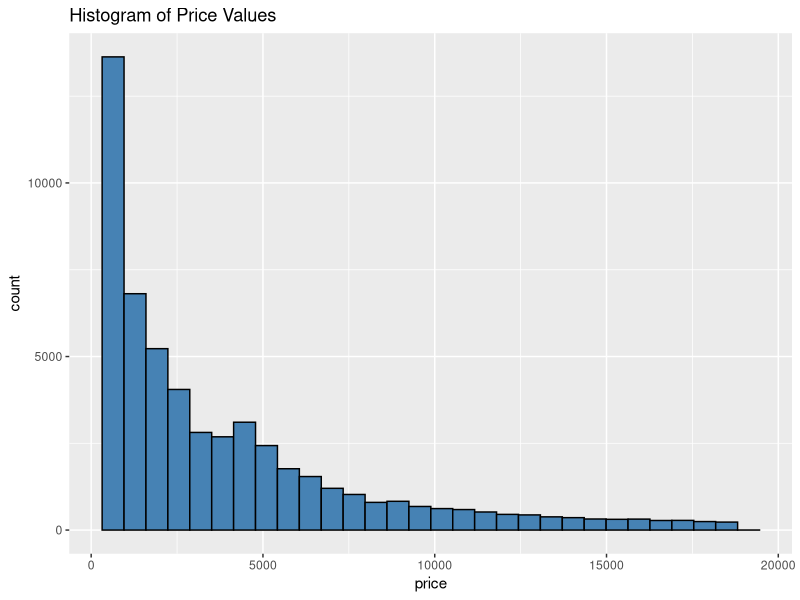
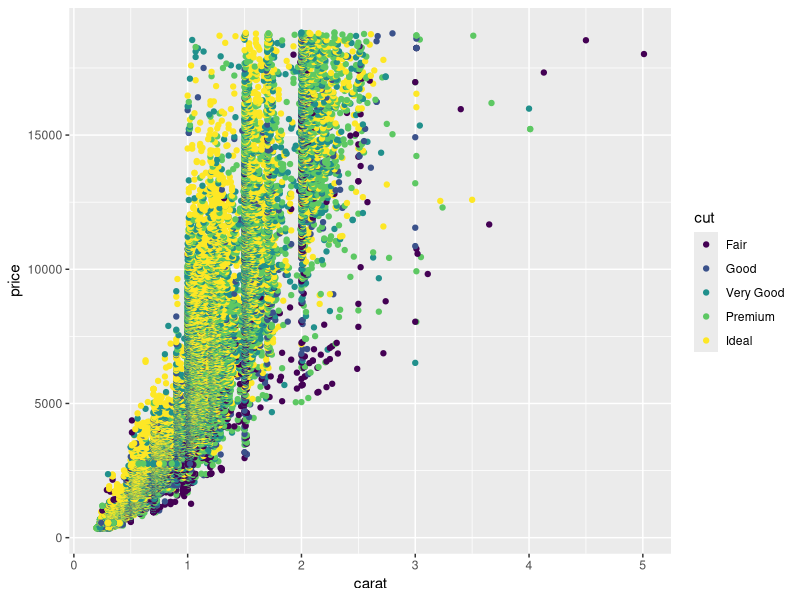
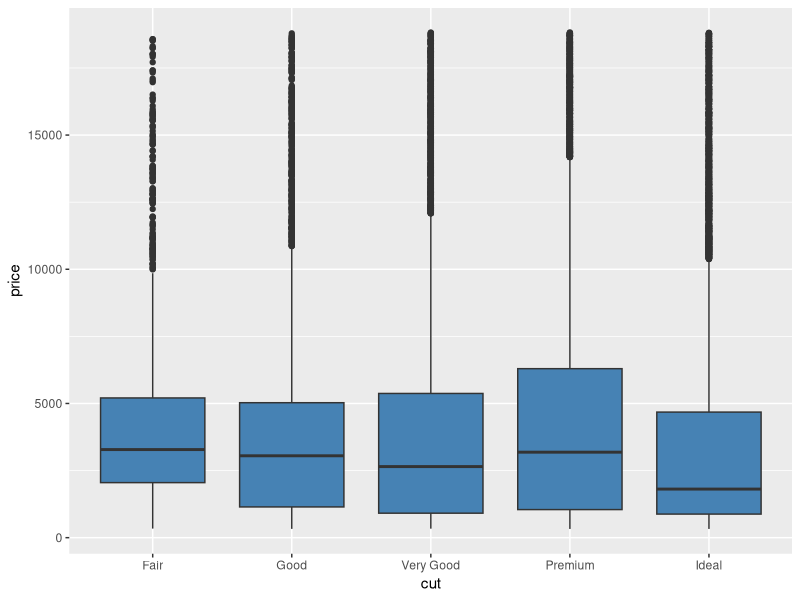

These charts were generated, in order, by the following R code:


# diamonds Dataset in R
# explore, summarize, and visualize the diamonds dataset in R.
# he diamonds dataset comes built-in with the ggplot2 package in R.
# It contains measurements on 10 different variables
# (like price, color, clarity, etc.) for 53,940 different diamonds.

# Load the diamonds Dataset
# Since the diamonds dataset is a built-in dataset in ggplot2, 
# we must first install (if we haven't already) and load the ggplot2 package:
  
# install ggplot2 if not already installed
  install.packages('ggplot2')
  
# load ggplot2
  library(ggplot2)

  # Once we've loaded ggplot2, we can use the data() function to load
  # the diamonds dataset:
  data(diamonds)
  
  #view first six rows of diamonds dataset
  head(diamonds)  
  
  #summarize diamonds dataset
  summary(diamonds)
  
  # For the categorical variables in the dataset (cut, color, and clarity) 
  # we see a frequency count of each value.

    #display rows and columns
  dim(diamonds)  
  
# use the names() function to display the column names of the data frame:

  #display column names
  names(diamonds)
  

  # Visualize the diamonds Dataset   +++++++++++++++++++++++++++++++
  
  # use the geom_histogram() function to create a histogram of the values
  # for a certain variable:
  
  #create histogram of values for price
  ggplot(data=diamonds, aes(x=price)) +
    geom_histogram(fill="steelblue", color="black") +
    ggtitle("Histogram of Price Values")
  
# We can also use the geom_point() function to create a scatterplot 
# of any pairwise combination of variables:  
  #create scatterplot of carat vs. price, using cut as color variable
  
  ggplot(data=diamonds, aes(x=carat, y=price, color=cut)) + 
    geom_point()

  # We can also use the geom_boxplot() function to create a boxplot of
  # one variable grouped by another variable:
  
  #create scatterplot of price, grouped by cut
  ggplot(data=diamonds, aes(x=cut, y=price)) + 
    geom_boxplot(fill="steelblue") 